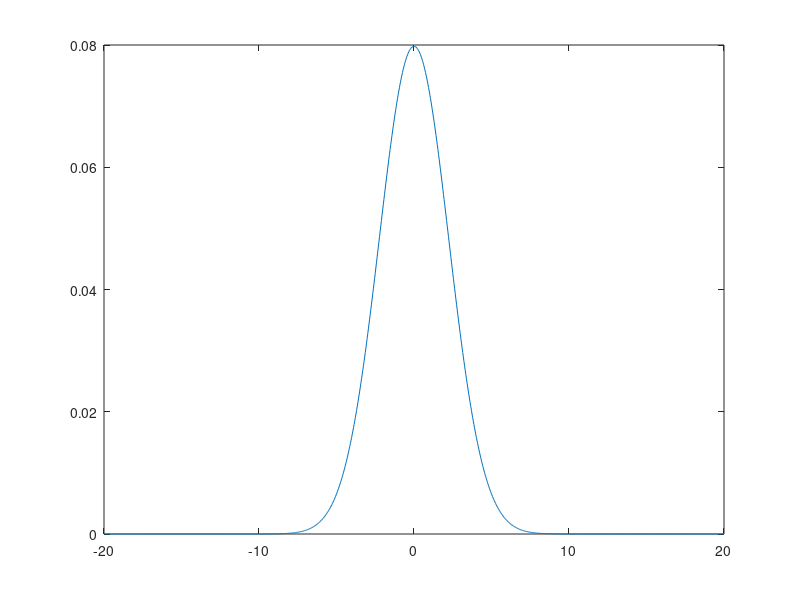

This chart was generated by the following MATLAB code: (Note: this script raises an error after producing the figure.)
%% AnalyzeBeamProfile tester

% Generate fictitious beam profile (Gaussian to be easy)
x_data = linspace(-20,20,1000);
mu = 0;
std = 5;
profile = (1./(std*sqrt(2*pi)))*exp(-(x_data-mu).^2./(2*std));
figure;plot(x_data,profile)

[penumbra_l, penumbra_r,FWHM_l, FWHM_r,FS]=AnalyzeBeamProfile(x_data,profile)